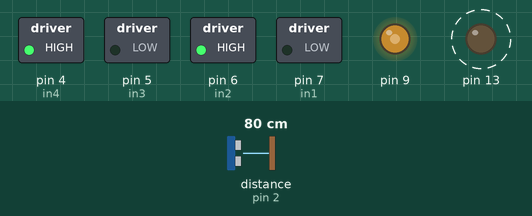
Recording of a sketch running on a simulated Arduino Uno, built with avr-gcc and run on an emulated ATmega328P. Shown: switched loads named in the sketch (green lamp = pin HIGH), output pins drawn as LEDs (lit = HIGH). Wiring (inferred from the names in the program): ultrasonic range finder: trigger pin 3; echo pin 2. Dashed ring = blinking. The test bench sets the inputs (shaded band); at power-on: distance to the obstacle (sensor on pin 2) 80 cm. The echo pulse lasts 58.3 µs per cm; pins used as bus, display or sensor lines are not drawn.

Above: at 0.7 s.
Timing chart, 0 to 5.3 s (numbered marks = the images above):
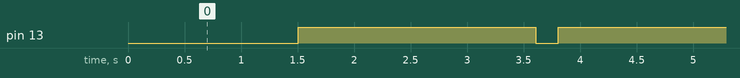

The sketch:

correct_engines_interrupt.ino.ino
```cpp
#include <MsTimer2.h>

#include "TimerOne.h"

#define N 14
int trigPin = 3;
int echoPin = 2;
int pulseArray[N];
int i;
int distance = 0;
int obstacleCount = 0;
long duration, cm;

bool blocked = false;
bool moving = false;
//motor A
int enA = 10;
int in1 = 7;
int in2 = 6;

//motor B
int enB = 12;
int in3 = 5;
int in4 = 4;

void setup()
{
  // engines setup
//  pinMode(enA, OUTPUT);
//  pinMode(enB, OUTPUT);
  pinMode(in1, OUTPUT);
  pinMode(in2, OUTPUT);
  pinMode(in3, OUTPUT);
  pinMode(in4, OUTPUT);
  setup_engines();

  //ultrassonic interrupt
  //Define inputs and outputs

  pinMode(trigPin, OUTPUT);
  pinMode(echoPin, INPUT);
  MsTimer2::set(20, sendPulse); // 20ms period
  MsTimer2::start();


  //engines interrupt
  pinMode(13, OUTPUT);
  Timer1.initialize(1300000);         // initialize timer1
  Timer1.pwm(9, 512);                // setup pwm on pin 9, 50% duty cycle
  Timer1.attachInterrupt(travaRoda);  // attaches callback() as a timer overflow interrupt


  Serial.begin (9600);

}


// engines functions
void setup_engines(){
  digitalWrite(in1, LOW);
  digitalWrite(in2, HIGH);
  digitalWrite(in3, LOW);
  digitalWrite(in4, HIGH);
}

void turn_off(){
   // desliga motores
  if (moving){
    // desliga motor A
    digitalWrite(enA, LOW);
    // desliga motor B
    digitalWrite(enB, LOW);
    moving = false;
  }
}
void turn_on(){
  if (!moving && !blocked){
    // liga motor A
    digitalWrite(enA, HIGH);
    // liga motor B
    digitalWrite(enB, HIGH);
    moving = true;
  }
}
void travaRoda()
{
  // desliga BUILDIN_LED por diversao
  digitalWrite(13, LOW);
  // desliga motorB e marca como bloqueado
  blocked = true;
  digitalWrite(enB, LOW);
  Timer1.initialize(200000);
  Timer1.attachInterrupt(desbloqueiaRoda);
}
void desbloqueiaRoda(){
  // reativa LED por diversao
  digitalWrite(13, HIGH);
  // desbloqueia roda e reativa motorB se veiculo estiver em movimento
  blocked = false;
  if (moving){
    digitalWrite(enB, HIGH);
  }
  Timer1.initialize(2100000);         // initialize timer1
  Timer1.attachInterrupt(travaRoda);   // attaches callback2() as a timer overflow interrupt
}

// ultrassonic functions
void sendPulse(){
  digitalWrite(trigPin, LOW);
  delayMicroseconds(5);
  digitalWrite(trigPin, HIGH);
  delayMicroseconds(10);
  digitalWrite(trigPin, LOW);
  duration = pulseIn(echoPin, HIGH);
  int distance = (duration/2) / 29.1;
    pulseArray[i] = distance;
    i++;
    i %= N;
}

int estimateDistance(){
  int aux;
  for (int j = 0; j < N; j++){
    for (int k = j + 1; k < N; k++)
      if (pulseArray[j] > pulseArray[k]){
        aux=pulseArray[j];
        pulseArray[j]=pulseArray[k];
        pulseArray[k]=aux;
      }
  }
  return pulseArray[N/2];
}


void loop()
{
  if (i == N - 1){
    distance = estimateDistance();
 //   Serial.println(distance);

  }
   if (distance < 30){
        turn_off();
  //      Serial.println("Turn off!");
    }
    else{
        turn_on();
  //      Serial.println("Turn on!");
    }
}
```

Measured:
- by itself, pin 13: alternates HIGH for 2.1 s and LOW for 0.20 s
